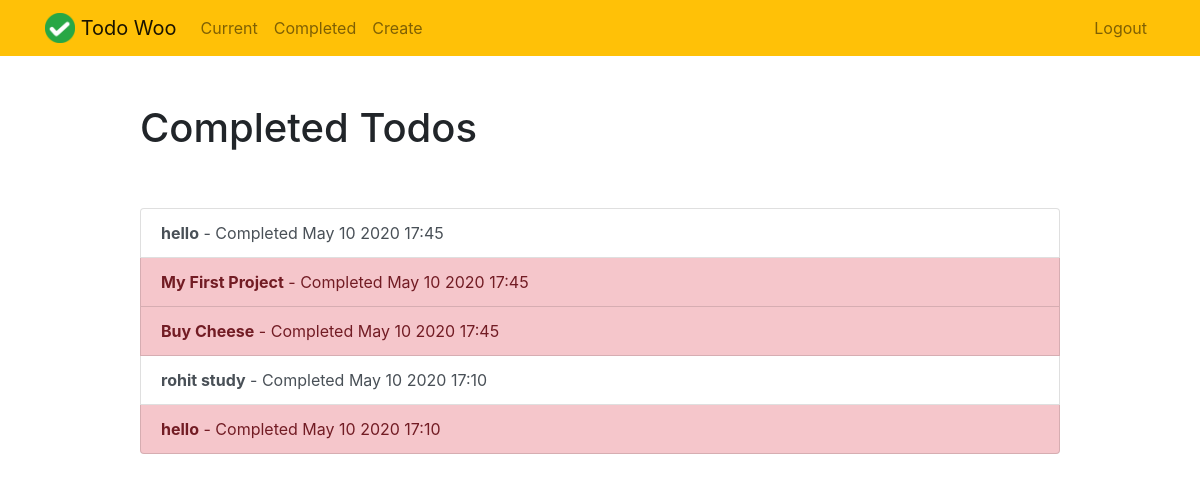
The app's page /completed/ (signed in) with its own data.
### todo/models.py (models this page shows, shortened)
class Todo(models.Model):
    title = models.CharField(max_length=100)
    memo = models.TextField(blank=True)
    created = models.DateTimeField(auto_now_add=True)
    datecompleted = models.DateTimeField(null=True,blank=True)
    important = models.BooleanField(default=False)
    user = models.ForeignKey(User, on_delete=models.CASCADE)

### todo/views.py (the view)
# urls.py: path('completed/',views.completedtodos,name='completedtodos'),
@login_required
def completedtodos(request):
    todos = Todo.objects.filter(user = request.user,datecompleted__isnull=False).order_by('-datecompleted')
    return render(request,'todo/completedtodos.html',{'todos':todos})

### todo/templates/todo/completedtodos.html
{% extends "todo/base.html" %}
{% block content %}
    <div class="row justify-content-center mt-5">
        <div class="col-md-10">
            <h1>Completed Todos</h1>
        </div>
    </div>
    <div class="row justify-content-center mt-5">
        <div class="col-md-10">
            <div class="list-group">
                {% for todo in todos %}
                    <a href="{% url 'viewtodo' todo.id %}" class="list-group-item list-group-item-action{% if todo.important %} list-group-item-danger{% endif %}"><b>{{ todo.title }}</b> - Completed {{ todo.datecompleted|date:'M j Y H:i' }}</a>
                {% endfor %}
            </div>
        </div>
    </div>
{% endblock %}

### todo/templates/todo/base.html (shortened to what this page needs)
{% load static %}
<!doctype html>
<html lang="en">
<head>
    <link rel="stylesheet" href="https://stackpath.bootstrapcdn.com/bootstrap/4.4.1/css/bootstrap.min.css">
</head>
<body>
<nav class="navbar navbar-expand-md navbar-light bg-warning">
<div class="container">
    <a class="navbar-brand" href="{% url 'home' %}">
         <img src="{% static 'todo/logo.png' %}" width="30" height="30" class="d-inline-block align-top">
        <span>Todo Woo</span>
    </a>
    <div class="collapse navbar-collapse" id="navbarNav">
    {% if user.is_authenticated %}
        <ul class="navbar-nav mr-auto">
                <li class="nav-item {{ current }}">
                    <a class="nav-link" href="{% url 'currenttodos' %}">Current</a>
                </li>
                <li class="nav-item {{ completed }}">
                    <a class="nav-link" href="{% url 'completedtodos' %}">Completed</a>
                </li>
                <li class="nav-item {{ create }}">
                    <a class="nav-link" href="{% url 'createtodo' %}">Create</a>
                </li>
        </ul>
    {% endif %}
    <ul class="navbar-nav ml-auto">
            {% if user.is_authenticated %}
                <li class="nav-item">
                    <a href="#" onclick="$('#signOutBtn').click()" class="nav-link">Logout</a>
                </li>
            {% endif %}
        </ul>
    </div>
</div>
</nav>
<div class="container">
{% block content %}{% endblock %}
</div>
</body>
</html>

### records on screen
Todo: title "hello", datecompleted "May 10 2020 17:45"
Todo: title "My First Project", datecompleted "May 10 2020 17:45"
Todo: title "Buy Cheese", datecompleted "May 10 2020 17:45"
Todo: title "rohit study", datecompleted "May 10 2020 17:10"
Todo: title "hello", datecompleted "May 10 2020 17:10"
